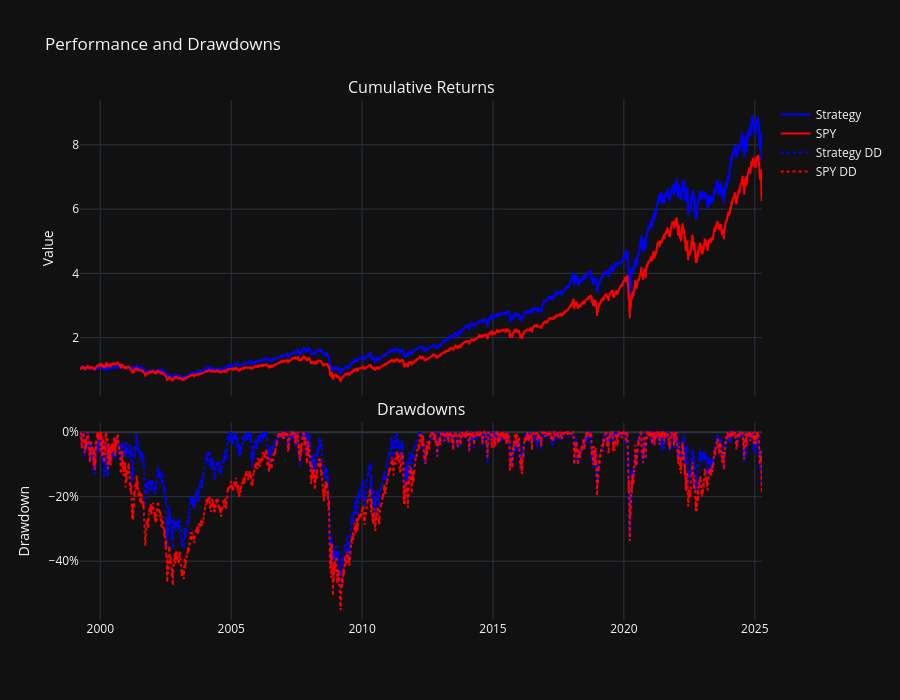

Write notebook code for a chart like this one.
### Code cell
strat = strat.squeeze()
SPYy = SPYy.squeeze()

# === Calculate Drawdowns ===
strat_dd = (strat / strat.cummax()) - 1
spy_dd = (SPYy / SPYy.cummax()) - 1

# === Create subplots ===

fig = make_subplots(
    rows=2, cols=1, shared_xaxes=True,
    subplot_titles=("Cumulative Returns", "Drawdowns"),
    row_heights=[0.6, 0.4], vertical_spacing=0.05
)

# --- Cumulative Returns Plot ---
fig.add_trace(go.Scatter(x=strat.index, y=strat, name="Strategy", line=dict(color='blue')), row=1, col=1)
fig.add_trace(go.Scatter(x=SPYy.index, y=SPYy, name="SPY", line=dict(color='red')), row=1, col=1)

# --- Drawdowns Plot ---
fig.add_trace(go.Scatter(x=strat_dd.index, y=strat_dd, name="Strategy DD", line=dict(color='blue', dash='dot')), row=2, col=1)
fig.add_trace(go.Scatter(x=spy_dd.index, y=spy_dd, name="SPY DD", line=dict(color='red', dash='dot')), row=2, col=1)

# === Layout ===
fig.update_layout(
    template="plotly_dark",
    height=700,
    title="Performance and Drawdowns",
    yaxis1_title="Value",
    yaxis2_title="Drawdown",
)

# Drawdowns shown as % (e.g., -30%)
fig.update_yaxes(tickformat=".0%", row=2, col=1)
#fig.update_yaxes(type='log')

fig.show()

### Figure 1 — Plotly figure (JSON) as saved in the notebook; plotly's stock layout.template omitted (floating-point values rounded to 4 significant figures; data arrays with more than 128 entries replaced by an {"elided": "..."} marker saying what was removed)
{"data": [{"line": {"color": "blue"}, "name": "Strategy", "type": "scatter", "x": {"elided": "6555 str values"}, "xaxis": "x", "y": {"elided": "6555 float values"}, "yaxis": "y"}, {"line": {"color": "red"}, "name": "SPY", "type": "scatter", "x": {"elided": "6555 str values"}, "xaxis": "x", "y": {"elided": "6555 float values"}, "yaxis": "y"}, {"line": {"color": "blue", "dash": "dot"}, "name": "Strategy DD", "type": "scatter", "x": {"elided": "6555 str values"}, "xaxis": "x2", "y": {"elided": "6555 float values"}, "yaxis": "y2"}, {"line": {"color": "red", "dash": "dot"}, "name": "SPY DD", "type": "scatter", "x": {"elided": "6555 str values"}, "xaxis": "x2", "y": {"elided": "6555 float values"}, "yaxis": "y2"}], "layout": {"annotations": [{"font": {"size": 16}, "showarrow": false, "text": "Cumulative Returns", "x": 0.5, "xanchor": "center", "xref": "paper", "y": 1, "yanchor": "bottom", "yref": "paper"}, {"font": {"size": 16}, "showarrow": false, "text": "Drawdowns", "x": 0.5, "xanchor": "center", "xref": "paper", "y": 0.38, "yanchor": "bottom", "yref": "paper"}], "height": 700, "title": {"text": "Performance and Drawdowns"}, "xaxis": {"anchor": "y", "domain": [0, 1], "matches": "x2", "showticklabels": false}, "xaxis2": {"anchor": "y2", "domain": [0, 1]}, "yaxis": {"anchor": "x", "domain": [0.43, 1], "title": {"text": "Value"}}, "yaxis2": {"anchor": "x2", "domain": [0, 0.38], "tickformat": ".0%", "title": {"text": "Drawdown"}}}}
